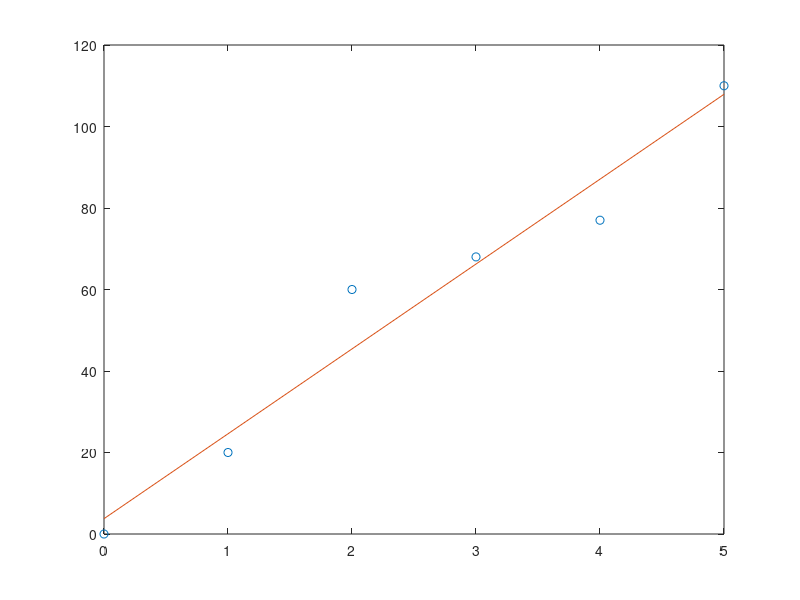

Here is the MATLAB script that generated this plot:
% Ethan Ferguson
% Lecture 17
% Polynomials
clc; clear all, format compact;
%% polyval
a=[2 -4 10]; %2x^2-4x+10
p=polyval(a,2) %evaluating at x=2

%% adding polynomials
p1=[3 15 0 -10 -3 15 -40];
p2=[3 0 -2 -6]
p=p1+[0 0 0 p2]

%% ploy multiply/ convulution
pm=conv(p1,p2)

%% poly divide/ deconcolution
num=[1 -4 2 -3];
den=[1 2];
[q,r]=deconv(num,den)

%% linear regression
x=0:5;
y_hat=20*x;
y=[0 20 60 68 77 110];
figure(1)
plot(x,y,'o',x,y_hat)

Error=y_hat-y
RMS=sqrt(mean(Error.^2))
RMS2=rms(Error)

%% poly fit
x=0:5;
%y_hat=20*x;
y=[0 20 60 68 77 110];
C=polyfit(x,y,1)
y_hat=polyval(C,x)

figure(1)
plot(x,y,'o',x,y_hat)

Error=y_hat-y
RMS=sqrt(mean(Error.^2))
RMS2=rms(Error)

%% Poly int
p=[3 15 -40];
q=polyint(p,10) % with 10 bring the constant

%% Poly diff
a=[1 -4 2 -3];
b=[1 2]
k=polyder(a,b)
[num, dem]=polyder(a,b)